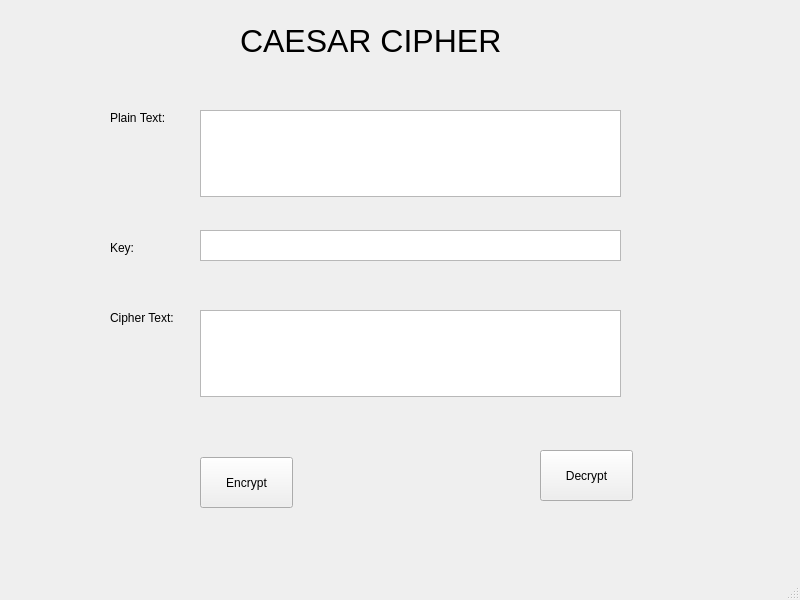
<?xml version="1.0" encoding="UTF-8"?>
<ui version="4.0">
 <class>MainWindow</class>
 <widget class="QMainWindow" name="MainWindow">
  <property name="geometry">
   <rect>
    <x>0</x>
    <y>0</y>
    <width>800</width>
    <height>600</height>
   </rect>
  </property>
  <property name="windowTitle">
   <string>MainWindow</string>
  </property>
  <widget class="QWidget" name="centralwidget">
   <widget class="QLabel" name="label">
    <property name="geometry">
     <rect>
      <x>240</x>
      <y>0</y>
      <width>361</width>
      <height>81</height>
     </rect>
    </property>
    <property name="maximumSize">
     <size>
      <width>361</width>
      <height>81</height>
     </size>
    </property>
    <property name="font">
     <font>
      <pointsize>24</pointsize>
     </font>
    </property>
    <property name="text">
     <string>CAESAR CIPHER</string>
    </property>
   </widget>
   <widget class="QLabel" name="label_2">
    <property name="geometry">
     <rect>
      <x>110</x>
      <y>110</y>
      <width>61</width>
      <height>16</height>
     </rect>
    </property>
    <property name="text">
     <string>Plain Text:</string>
    </property>
   </widget>
   <widget class="QLabel" name="label_3">
    <property name="geometry">
     <rect>
      <x>110</x>
      <y>240</y>
      <width>55</width>
      <height>16</height>
     </rect>
    </property>
    <property name="text">
     <string>Key:</string>
    </property>
   </widget>
   <widget class="QLabel" name="label_4">
    <property name="geometry">
     <rect>
      <x>110</x>
      <y>310</y>
      <width>81</width>
      <height>16</height>
     </rect>
    </property>
    <property name="text">
     <string>Cipher Text:</string>
    </property>
   </widget>
   <widget class="QPushButton" name="btn_encrypt">
    <property name="geometry">
     <rect>
      <x>200</x>
      <y>457</y>
      <width>93</width>
      <height>51</height>
     </rect>
    </property>
    <property name="text">
     <string>Encrypt</string>
    </property>
   </widget>
   <widget class="QPushButton" name="btn_decrypt">
    <property name="geometry">
     <rect>
      <x>540</x>
      <y>450</y>
      <width>93</width>
      <height>51</height>
     </rect>
    </property>
    <property name="text">
     <string>Decrypt</string>
    </property>
   </widget>
   <widget class="QTextEdit" name="txt_plain_text">
    <property name="geometry">
     <rect>
      <x>200</x>
      <y>110</y>
      <width>421</width>
      <height>87</height>
     </rect>
    </property>
   </widget>
   <widget class="QTextEdit" name="txt_cipher_text">
    <property name="geometry">
     <rect>
      <x>200</x>
      <y>310</y>
      <width>421</width>
      <height>87</height>
     </rect>
    </property>
   </widget>
   <widget class="QTextEdit" name="txt_key">
    <property name="geometry">
     <rect>
      <x>200</x>
      <y>230</y>
      <width>421</width>
      <height>31</height>
     </rect>
    </property>
   </widget>
  </widget>
  <widget class="QMenuBar" name="menubar">
   <property name="geometry">
    <rect>
     <x>0</x>
     <y>0</y>
     <width>800</width>
     <height>26</height>
    </rect>
   </property>
  </widget>
  <widget class="QStatusBar" name="statusbar"/>
 </widget>
 <resources/>
 <connections/>
</ui>
